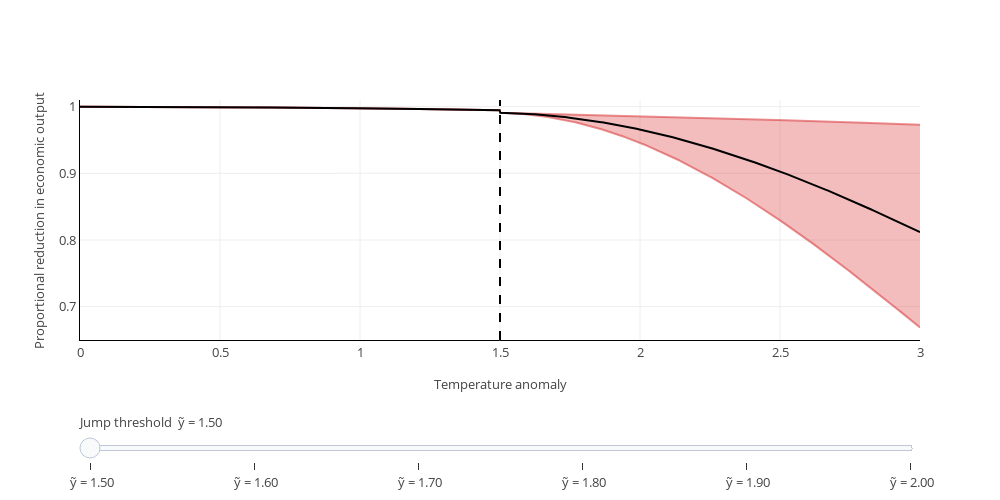

The notebook cell this image was saved under:
### Code cell
from src.plots import plot4, plot3
plot4()
